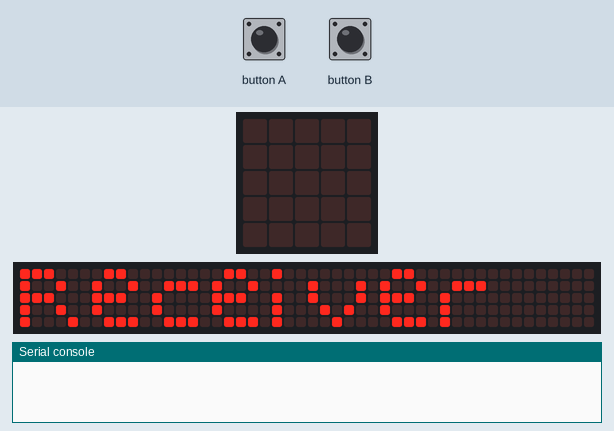
A program run on a simulated BBC micro:bit running MicroPython. On the bench: the board's 5×5 LED display, a strip that is not on the board, showing the scrolling text unrolled, the last lines printed to the serial console. The inputs (shaded band) are chosen by the test bench. Random numbers come from a fixed seed; the 48×5 strip is a reading aid, not a part: it shows the text the display is scrolling, unrolled, one strip-width of it at a time.

Above: at 7.0 s.
8.4 s: button A pressed for 0.15 s
At 8.5 s:
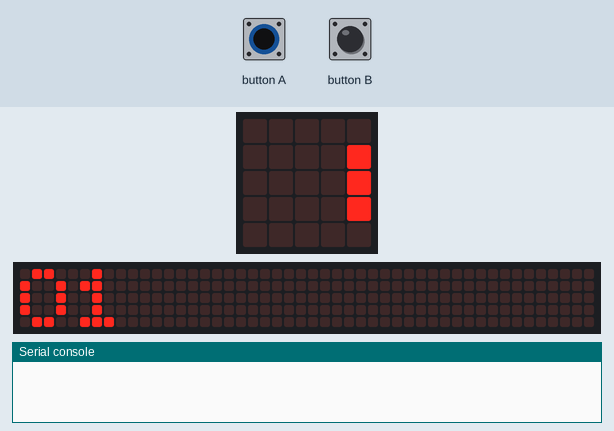
9.1 s: button A pressed for 1 s
10.7 s: button B pressed for 0.15 s
At 17.1 s:
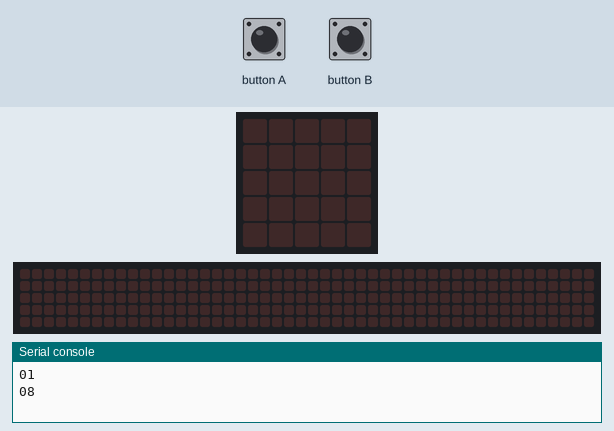

Measured:
- after the input at 8.4 s, the display: changes at once (image 1)

The program:

microbit_radio_numbers_guessing.py
```python
# Date: 2018-09-25
# Author: rawat s.

from microbit import *
import random
import radio

radio.on()
radio.config(channel=19)
radio.config(power=7)

sleep(500)
if button_b.is_pressed():
    sender = True
    display.scroll( 'Sender')
else:
    sender = False
    display.scroll( 'Receiver' )

n = 10
random.seed( pin0.read_analog() )
selected = set() # used to keep a list of selected numbers
msg = '  '
while True:
    if button_a.was_pressed():
        display.clear()
        while True:
            x = random.randint(1,n) # 1..10
            if x not in selected:
                selected.add( x )
                break
        msg = "%02d" % x
        display.scroll(msg, 200)
        print (msg)
        if sender:
            radio.send( msg )
        if len(selected) == n:
            selected = set()
            msg = '  '
    else:
        recv_msg = radio.receive()
        if recv_msg == msg:
             display.show(Image.HAPPY)
        elif button_b.was_pressed():
             if sender:
                radio.send( msg )
             display.scroll(msg)
```
